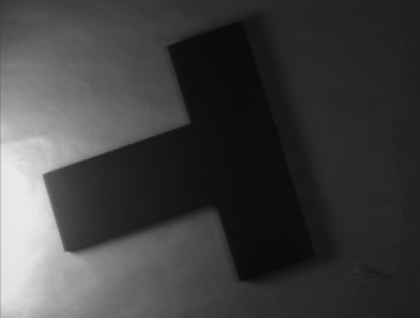
%> input picture Assign2_Zhicheng_Gu/p2/2.1/2.png, 420 x 318 px, shrunk from 507 x 384 before the run
$ octave p2_1.m   (GNU Octave 9; MATLAB toolbox functions it lacks are replaced by stand-ins)
%> lines starting %> are read from the running program, lines starting %| are printed output that depends on the picture; in (x1, y1, x2, y2) boxes, pixels count from 0 and x2, y2 are one past the last pixel; in counts of white or black regions, pixels touching at a corner belong together; the program's own positions count from 1
### Assign2_Zhicheng_Gu/p2/myHoughLine.m
function [ lines ] = myHoughLine( imBW, n )
%UNTITLED Summary of this function goes here
%   Detailed explanation goes here

e = imBW;

[sizex, sizey] = size(e);

dmax = round(sqrt(sizex * sizex + sizey * sizey));
hough = zeros([dmax, 360]);


for x = 1:sizex
    for y = 1:sizey
        if e(x ,y) == 1
           for i = 1:360
               d = round(x * cos(i / 180 * pi) - y * sin(i / 180 * pi));

               if d > 1 && d < dmax
                   hough(d, i) = hough(d, i) + 1;
               end


           end


        end
    end
end

que = zeros(n, 1);
count = 1;
for d = 1:dmax
    for i = 1:360
        if hough(d, i) > que(1)
            if count <= n
                que(count) = hough(d, i);
                count = count + 1;
            else
                que(1) = hough(d, i);
            end
            que = sort(que);
        end
    end
end

lines = zeros(n, 2);
count = 1;
for d = 1:dmax
    for i = 1:360
        if hough(d, i) >= que(1) && count <= n
            lines(count, 1) = d;
            lines(count, 2) = i;
            count = count + 1;
        end
    end
end

end

### Assign2_Zhicheng_Gu/p2/p2_1.m
clc;clear;close all;

a = imread('2.1/2.png');
%> a is the input picture: size 318x420 uint8; min 9, max 235, mean 64.6
% [6 lines of commented-out code are left out]

subplot(1, 3, 1);
imshow(a);

a = a(:,:,1);
e = edge(a);
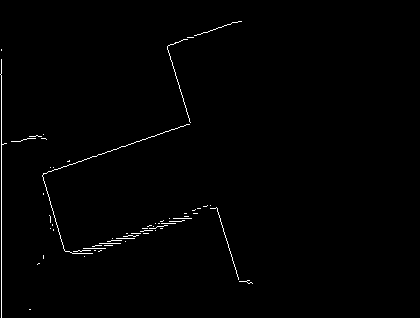
%> e: size 318x420 logical; 0.85% white in thin lines or dots, all inside (x1, y1, x2, y2) = (0, 21, 253, 318)

n = 5;

lines = myHoughLine(e, n);
%> after the loop in myHoughLine, `for x = 1:sizex`:
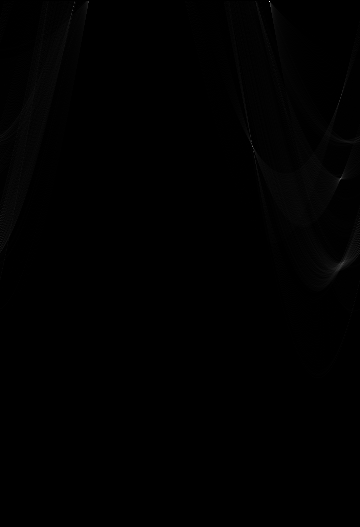
%> hough: size 527x360 double; min 0, max 260, mean 1.1; drawn with min black and max white
%> after the loop in myHoughLine, `for x = 1:sizex`: d = 318
%> after the loop in myHoughLine, `for d = 1:dmax`: count = 6; que = [71; 72; 94; 110; 260]
%> after the loop in myHoughLine, `for d = 1:dmax`: lines = [2 270; 7 74; 147 253; 179 341; 263 344]
%> lines = [2 270; 7 74; 147 253; 179 341; 263 344]


b = zeros(size(a));
[sizex, sizey] = size(b);
%> sizex = 318; sizey = 420

for p = 1:n
    d = lines(p, 1);
    i = lines(p, 2);

    for x = 1:sizex
        y = round((x * cos(i / 180 * pi) - d) / sin(i / 180 * pi));

        if y >= 1 && y <= sizey
            b(x, y) = 1;
        end
    end
end
%> this loop made 5 passes
%> (d, i) on passes 1 to 5: (2, 270), (7, 74), (147, 253), (179, 341), (263, 344)
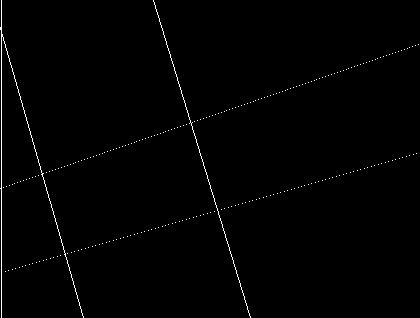
%> b: size 318x420 double; values 0 (black) and 1 (white), 0.89% white in thin lines or dots

subplot(1, 3, 2);
imshow(b);

c = a;
for x = 1:sizex
    for y = 1:sizey
        if b(x, y) == 1
            c(x, y) = 255;
        end
    end
end
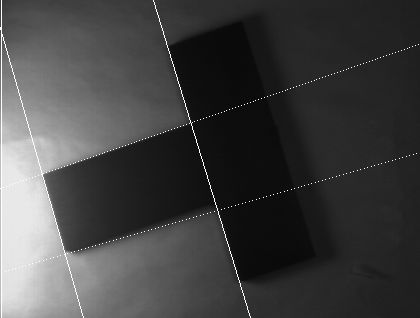
%> c: size 318x420 uint8; 0.89% of pixels changed, all inside (x1, y1, x2, y2) = (0, 0, 419, 318)

subplot(1, 3, 3);
imshow(c);
